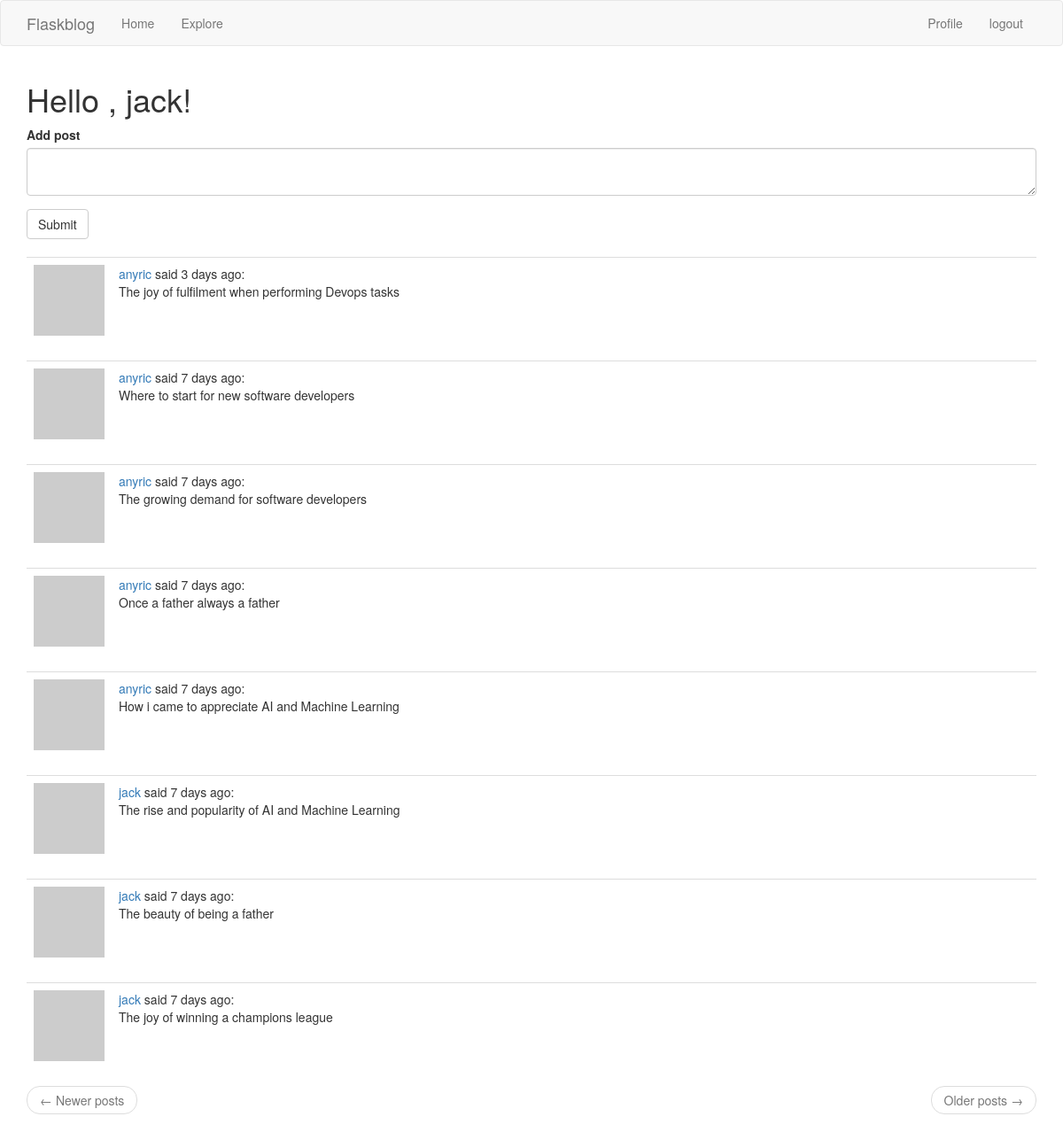
The page /index (signed in) on the database its author committed.
### app/models.py (models this page shows, shortened)
class User(UserMixin, db.Model):
  id = db.Column(db.Integer, primary_key=True)
  username = db.Column(db.String(64), index=True, unique=True)
  email = db.Column(db.String(120), index=True, unique=True)
  password_hash = db.Column(db.String(128))
  about_me = db.Column(db.String(140))
  last_seen = db.Column(db.DateTime, default=datetime.utcnow)
  posts = db.relationship('Post', backref='author', lazy='dynamic')
  followed = db.relationship('User',
    secondary=followers,
    primaryjoin=(followers.c.follower_id == id),
    secondaryjoin=(followers.c.followed_id == id),
    backref=db.backref('followers', lazy='dynamic'), lazy='dynamic')
  @login.user_loader
  def load_user(id):
    return User.query.get(int(id))
  def avatar(self, size):
    digest = md5(self.email.lower().encode('utf-8')).hexdigest()
    return 'https://www.gravatar.com/avatar/{}?d=identicon?&s={}'.format(digest, size)
  def followed_posts(self):
    followed = Post.query.join(
      followers, (followers.c.followed_id == Post.user_id)).filter(
        followers.c.follower_id == self.id)
    own = Post.query.filter_by(user_id=self.id)
    return followed.union(own).order_by(Post.timestamp.desc())

class Post(db.Model):
  id = db.Column(db.Integer, primary_key=True)
  body = db.Column(db.String(140), index=True, unique=True)
  timestamp = db.Column(db.DateTime, index=True, default=datetime.utcnow)
  user_id = db.Column(db.Integer, db.ForeignKey('user.id'))

### app/routes.py (the view)
@app.route("/", methods=['GET', 'POST'])
@app.route("/index", methods=['GET', 'POST'])
@login_required
def index():
  form = PostForm()
  if form.validate_on_submit():
    post = Post(body=form.post.data, author=current_user)
    db.session.add(post)
    db.session.commit()
    flash('Your post has been added!')
    return redirect(url_for('index'))
  page = request.args.get('page', 1, type=int)
  posts = current_user.followed_posts().paginate(page, app.config['POSTS_PER_PAGE'], False)
  next_url = url_for('index', page=posts.next_num) if posts.has_next else None
  prev_url = url_for('index', page=posts.prev_num) if posts.has_prev else None
  return render_template('index.html', title="Home", form=form, posts=posts.items, next_url=next_url, prev_url=prev_url)

### app/forms.py
class PostForm(FlaskForm):
  post = TextAreaField('Add post', validators=[DataRequired(), Length(min=1, max=140)])
  submit = SubmitField('Submit')

### app/routes.py (called while the page is built)
@app.before_request
def before_request():
  if current_user.is_authenticated:
    current_user.last_seen = datetime.utcnow()
    db.session.commit()

### app/templates/index.html
{% extends "base.html" %}
{% import 'bootstrap/wtf.html' as wtf %}
{% block app_content %}
  <h1>Hello , {{ current_user.username }}!</h1>
  {% if form %}
    {{ wtf.quick_form(form) }}
    <br>
  {% endif %}
  {% for post in posts %}
  {% include '_post.html' %}
  {% endfor %}
  <nav aria-label="...">
    <ul class="pager">
      <li class="previous{% if not prev_url %} disabled{% endif %}">
        <a href="{{ prev_url or '#' }}">
        <span aria-hidden="true">&larr;</span> Newer posts
        </a>
      </li>
      <li class="next{% if not next_url %} disabled{% endif %}">
        <a href="{{ next_url or '#' }}">Older posts <span aria-hidden="true">&rarr;</span> </a>
      </li>
    </ul>
  </nav>
{% endblock %}

### app/templates/_post.html
<table class="table table-hover">
  <tr>
    <td width="70px">
      <a href="{{ url_for('user', username=post.author.username) }}">
        <img src="{{ post.author.avatar(70) }}"/> </a>
    </td>
    <td>
      <a href="{{ url_for('user', username=post.author.username) }}"> {{ post.author.username }}
    </a>
    said {{ moment(post.timestamp).fromNow() }}:
    <br>
      {{ post.body }}
    </td>
  </tr>
</table>

### rows shown on the page
User: username "jack"
Post: author.username "anyric", timestamp "3 days ago", body "The joy of fulfilment when performing Devops tasks"
Post: author.username "anyric", timestamp "7 days ago", body "Where to start for new software developers"
Post: author.username "anyric", timestamp "7 days ago", body "The growing demand for software developers"
Post: author.username "anyric", timestamp "7 days ago", body "Once a father always a father"
Post: author.username "anyric", timestamp "7 days ago", body "How i came to appreciate AI and Machine Learning"
Post: author.username "jack", timestamp "7 days ago", body "The rise and popularity of AI and Machine Learning"
Post: author.username "jack", timestamp "7 days ago", body "The beauty of being a father"
Post: author.username "jack", timestamp "7 days ago", body "The joy of winning a champions league"
